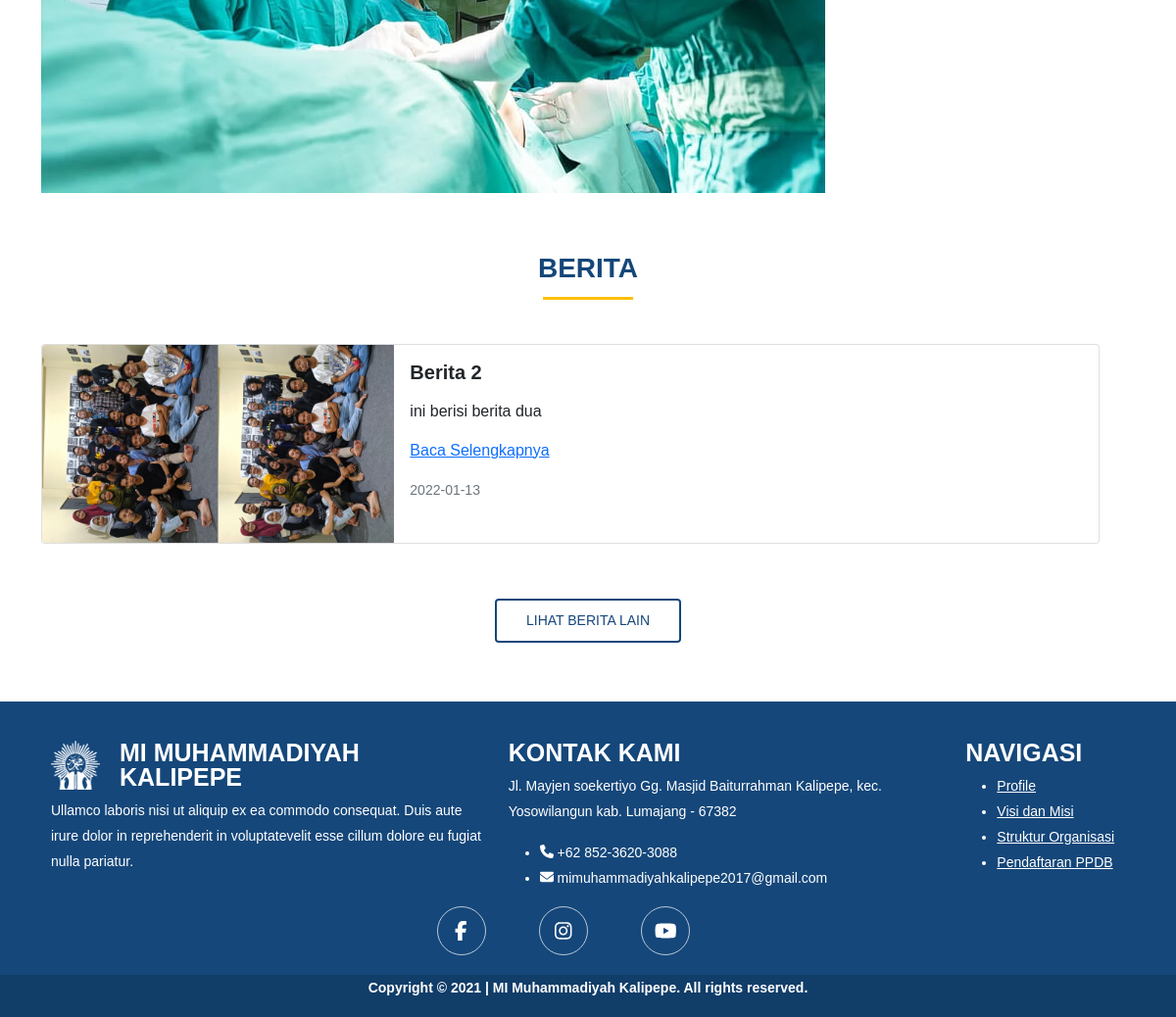
Before: / (lower part) with the older database file.
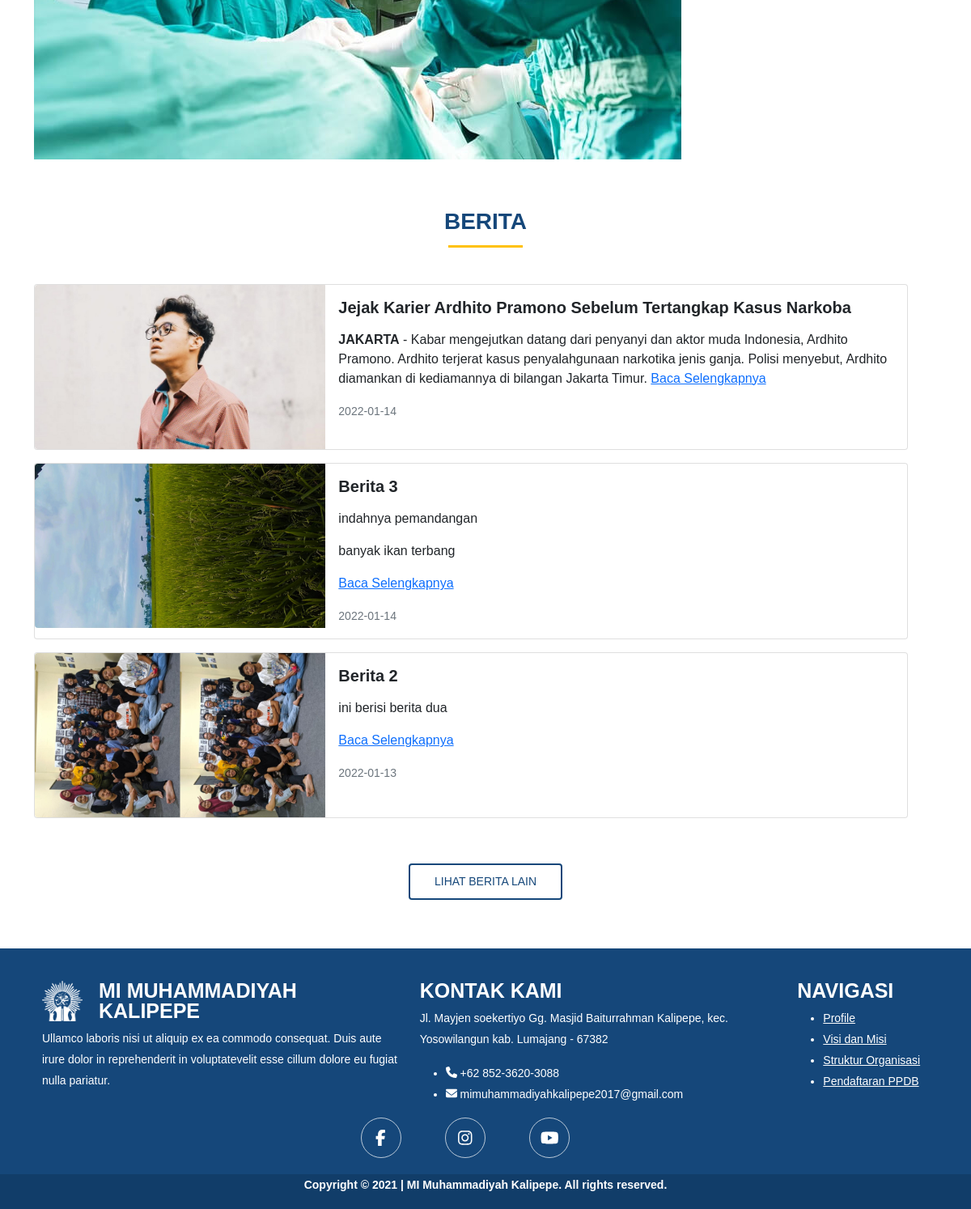
After: the same page with the newer database file.
### tables this page shows
CREATE TABLE `tb_post` (
  `id_post` int(11) NOT NULL,
  `judul_post` varchar(64) NOT NULL,
  `id_kategori` int(11) NOT NULL,
  `isi_post` longtext NOT NULL,
  `tanggal_post` date NOT NULL,
  `foto_post` varchar(64) NOT NULL
);

### application/controllers/Home.php (called while the page is built, shortened)
<?php
class Home extends CI_Controller {
	public function __construct(){
		$this->load->model('main_model','', TRUE);
		$this->load->library('pagination');
		$this->load->helper('url');
	}
	public function index()	{
		$data['prestasi'] = $this->main_model->getPost(3);
		$data['guru'] = $this->main_model->getGuru(3);
		$data['berita'] = $this->main_model->getBerita(3);
		$this->load->view('main',$data,);
	}
}

### index.php (called while the page is built, shortened)
<?php
require_once BASEPATH.'core/CodeIgniter.php';

### application/models/main_model.php (called while the page is built)
<?php
class Main_model extends CI_Model{
	public function getPost($limit){
		$this->db->where('id_kategori', '2');
		$this->db->order_by("id_post", "desc");
		return $this->db->get('tb_post', $limit)->result();
	}
	public function getGuru($limit){
        $this->db->join('tb_jabatan','tb_jabatan.id_jabatan=tb_guru.id_jabatan');
        $query = $this->db->get('tb_guru', $limit);
        return $query->result();
	}
	public function getBerita($limit){
		$this->db->where('id_kategori', '1');
		$this->db->order_by("id_post", "desc");
		return $this->db->get('tb_post', $limit)->result();
	}
}
 ?>

### application/views/main.php (the view, shortened to what this page needs)
<!DOCTYPE html>
<html>
<head>
  <link rel="stylesheet" type="text/css" href="assets/main/css/bootstrap.css">
  <link rel="stylesheet" type="text/css" href="assets/main/style.css">
  <link href="assets/main/vendor/animate.css/animate.min.css" rel="stylesheet">
  <link href="assets/main/vendor/fontawesome/css/all.css" rel="stylesheet">
  <link href="assets/main/vendor/swiper/swiper-bundle.min.css" rel="stylesheet">
</head>
<body>
  <body>
<section id="gallery" class="gallery">
  <div class="container">
  <div class="gallery-slider swiper">
    <div class="swiper-wrapper align-items-center">
      <div class="swiper-slide">
        <a class="gallery-lightbox" href="assets/img/gallery/gallery-1.jpg">
          <img src="assets/img/gallery/gallery-1.jpg" class="img-fluid" alt="">
        </a>
      </div>
    </div>
  </div>
  </div>
</section>
<section id="tenaga">
  <div class="container">
    <div class="section-title">
      <h2>Berita</h2>
    </div>
    <?php foreach ($berita as $news): ?>
    <div class="card mb-3" style="max-width: 1080px;">
      <div class="row g-0">
        <div class="col-md-4">
          <img src="<?php echo base_url().'assets/foto/fotopost/'.$news->foto_post ?>" class="img-fluid rounded-start" alt="...">
        </div>
        <div class="col-md-8">
          <div class="card-body">
            <h5 class="card-title"><strong><?php echo $news->judul_post ?></strong></h5>
            <p class="card-text">
              <?php echo substr($news->isi_post,0,250) ?>
              <a href="">Baca Selengkapnya</a>
            </p>
            <p class="card-text"><small class="text-muted"><?php echo $news->tanggal_post ?></small></p>
          </div>
        </div>
      </div>
    </div>
    <?php endforeach ?>
    <div class="more-button">
      <a href="" class="btn btn-more" type="button">Lihat Berita Lain</a>
    </div>
  </div>
</section>
<footer>
  <div class="container">
    <div class="row">
      <div class="col-md-5">
        <div class="brand">
          <img src="assets/main/logo.png" width="50" height="50">
          <h1 class="brand-name">MI MUHAMMADIYAH <br>KALIPEPE</h1>
        </div>
        <div class="submenu">
          <p>Ullamco laboris nisi ut aliquip ex ea commodo consequat. Duis aute irure dolor in reprehenderit in voluptatevelit esse cillum dolore eu fugiat nulla pariatur. </p>
        </div>
      </div>
      <div class="col-md-5">
        <div class="menu">
          <h1>Kontak Kami</h1>
          <div class="submenu">
            <p>Jl. Mayjen soekertiyo Gg. Masjid Baiturrahman Kalipepe, kec. Yosowilangun kab. Lumajang - 67382</p>
            <ul>
              <li><i class="fas fa-phone"></i> +62 852-3620-3088</li>
              <li><i class="fas fa-envelope"></i> mimuhammadiyahkalipepe2017@gmail.com</li>
            </ul>
          </div>
        </div>
      </div>
      <div class="col-md-2">
        <div class="menu">
          <h1>Navigasi</h1>
            <div class="submenu">
              <ul>
              <li><a href="#">Profile</a></li>
              <li><a href="#">Visi dan Misi</a></li>
              <li><a href="#">Struktur Organisasi</a></li>
              <li><a href="#">Pendaftaran PPDB</a></li>
            </ul>
            </div>
        </div>
      </div>
    </div>
    <ul class="sosmed" >
      <li><a href=""> <i class="fab fa-facebook-f"></i></a></li>
      <li><a href=""> <i class="fab fa-instagram"></i></a></li>
      <li><a href=""> <i class="fab fa-youtube"></i></a></li>
    </ul>
  </div>
</footer>
  <div class="copyright" >
    <p>Copyright © 2021 | MI Muhammadiyah Kalipepe. All rights reserved.</p>
  </div>
</body>
</html>

### assets/main/style.css (style rules this page uses)
body { font-family: sans-serif; }
.brand { display: flex; }
.brand img { margin-right: 20px; }
.section-title { margin-bottom: 60px; text-align: center; }
.section-title h2 { position: relative; display: inline-block; margin: 0 auto; font-size: 28px; text-transform: uppercase; color: #15477A; font-weight: 600; }
.section-title h2:after { position: absolute; content: ""; width: 90%; height: 3px; background-color: #ffc107; bottom: -15px; left: 50%; transform: translateX(-50%); }
.more-button { text-align: center; padding: 40px 0 60px 0; }
.btn.btn-more { font-size: 14px; font-weight: 600; text-transform: uppercase; font-weight: 400; color: #15477A; text-align: center; display: inline-block; border: 2px solid #15477A; border-radius: 10; padding: 10px 30px; }
.gallery { overflow: hidden; }
@media (min-width: 992px) { .gallery .swiper-wrapper { padding: 40px 0; } }
footer { padding: 40px 40px 20px 40px; background-color: #15477A; color: #fff; }
footer .brand { display: flex; }
footer .brand img { width: 50px; height: 50px; margin-right: 20px; }
footer .brand h1 { font-size: 25px; font-weight: 600; line-height: 25px; text-transform: uppercase; }
footer .submenu { font-size: 14px; line-height: 26px; }
footer .submenu li a { list-style: none; color: #fff; }
footer .menu { list-style: none; }
footer .menu h1 { font-size: 25px; font-weight: 600; line-height: 25px; text-transform: uppercase; }
.sosmed { list-style: none; margin: 0; padding: 0; text-align: center; }
.sosmed li { display: inline-block; margin-right: 50px; }
.sosmed li a { color: #fff; border: 1px solid rgba(255, 255, 255, 0.7); display: inline-block; height: 50px; width: 50px; text-align: center; border-radius: 50%; font-size: 20px; line-height: 50px; }
.copyright { padding: 3px 0; background-color: #113d69; color: #fff; text-align: center; font-size: 14px; font-weight: 600; }
.copyright p { padding-bottom: -3px; }

Changed rows visible on the page:
added tb_post: foto_post (picture), judul_post "Jejak Karier Ardhito Pramono Sebelum Tertangkap Kasus Narkoba", isi_post "JAKARTA - Kabar mengejutkan datang dari penyanyi dan aktor muda Indonesia, Ardhito Pramono. Ardhito terjerat kasus penyalahgunaan narkotika jenis ganja. Polisi menyebut, Ardhito diamankan di kediamannya di bilangan Jakarta Timur.", tanggal_post "2022-01-14"
added tb_post: foto_post (picture), judul_post "Berita 3", isi_post "indahnya pemandangan banyak ikan terbang", tanggal_post "2022-01-14"
